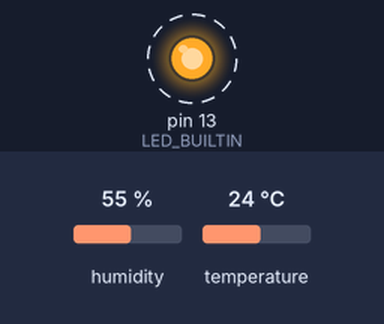
The sketch below on a simulated Arduino Uno, built with avr-gcc and run on an emulated ATmega328P. Parts: output pins drawn as LEDs (lit = HIGH). Dashed ring = blinking. The test bench sets the inputs (shaded band); at power-on: humidity 55 %, temperature 24 °C. No radio packets arrive unless stated; what the sketch prints to the serial monitor is not drawn.

Above: at 0.1 s.
Timing chart, 0 to 3.0 s (numbered marks = the images above):
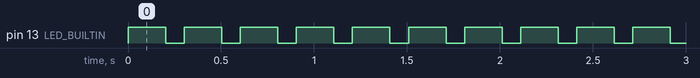

The sketch:

transmitter.ino
```cpp
/*
  433 MHz RF module transmitter demonstration with AM2320 sensor
  code by V Electronics JGW
  https://www.youtube.com/@V_Electronics
*/

#include <RH_ASK.h>
#include <SPI.h>
#include "Adafruit_Sensor.h"
#include "Adafruit_AM2320.h"
#include <string.h>

// amplitude shift keying object
RH_ASK rf_driver;

// temp and hum sensor object
Adafruit_AM2320 am2320 = Adafruit_AM2320();

char DEVICEID[] = "001";

void setup()
{
    Serial.begin(9600);
    while (!Serial) {
      delay(10); // wait until serial port opens
    }

    // Initialize Objects
    rf_driver.init();
    am2320.begin();

    // Initialize builtin LED
    pinMode(LED_BUILTIN, OUTPUT);
    Serial.println("START");
}

void loop()
{
    digitalWrite(LED_BUILTIN, HIGH);
    String readings = String(DEVICEID) + String(am2320.readTemperature()) + String(am2320.readHumidity());

    const char *msg = readings.c_str(); //c.str() is used to convert from class String to const char*
    Serial.println("message: ");
    Serial.println(msg);
    Serial.println("size: ");
    Serial.println(strlen(msg));

    rf_driver.send((uint8_t *)msg, strlen(msg));
    rf_driver.waitPacketSent();

    delay(100);
    digitalWrite(LED_BUILTIN, LOW);
    delay(100);

    // debug statements
    // Serial.println(msg);
    // Serial.println("sent packet");
    // Serial.print("Temp:"); Serial.println(am2320.readTemperature());
    // Serial.print("Hum:"); Serial.println(am2320.readHumidity());
}
```

Measured:
- by itself, pin 13 (LED_BUILTIN): alternates HIGH for 0.20 s and LOW for 0.10 s
